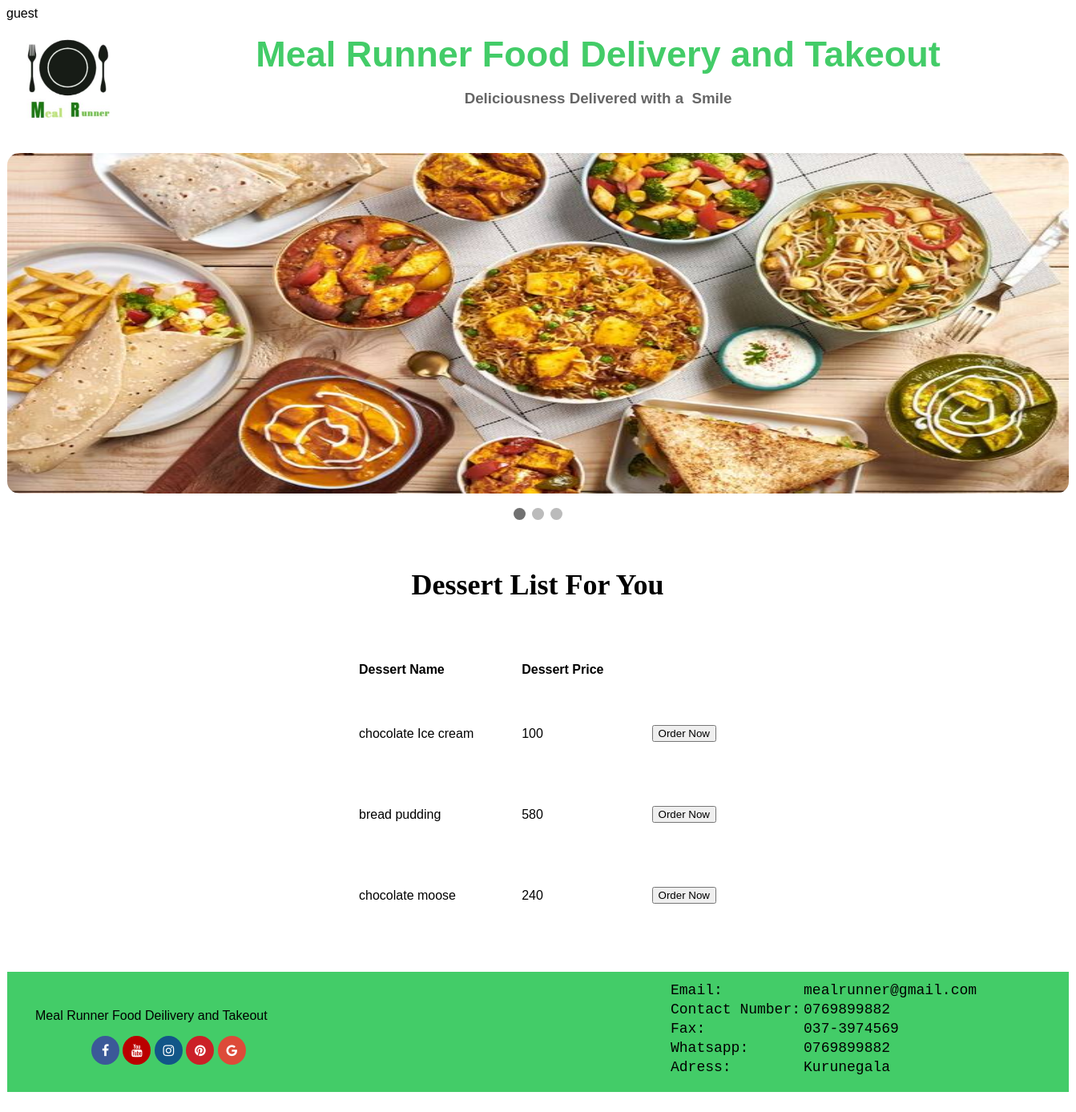
Screenshot of /customerdessert.php with the database file from the repository.
### tables this page shows
CREATE TABLE IF NOT EXISTS `dessert` (
  `Did` int(11) NOT NULL AUTO_INCREMENT,
  `Dname` varchar(50) NOT NULL,
  `Dprice` int(11) NOT NULL,
  PRIMARY KEY (`Did`)
);

### customerdessert.php (the view, shortened to what this page needs)
 <!DOCTYPE html PUBLIC "-//W3C//DTD XHTML 1.0 Transitional//EN" "http://www.w3.org/TR/xhtml1/DTD/xhtml1-transitional.dtd">
<html xmlns="http://www.w3.org/1999/xhtml">
<head><link rel="stylesheet" type="text/css" href="add.css"/>
<link rel="stylesheet" href="https://cdnjs.cloudflare.com/ajax/libs/font-awesome/4.7.0/css/font-awesome.min.css">
</head>
<body>
<?php
	echo isset($_SESSION['Usname'])? $_SESSION['Usname']:"guest";
?>
	<div id="mai">
			<div id="logo">
            <img src="Backgrounds/478d7088-b22f-49a9-96ae-3f4aa470643a.jpeg" class="lg">
            </div>
			<div id="mainh">
            	   <div class="mainhsub">
					<p ><h2 id="topic">Meal Runner Food Delivery and Takeout</h2><br><h3 id="subtop">Deliciousness Delivered with a 					Smile</h3></p>
				  </div>
			</div>
       <div class="slideshow-container2">
            <div class="mySlides2 fade2">
              <img class="im" src="user home photo/a69dd445cc32cc3ad5184861561c1559.jpg" >
            </div>
	</div>
<br>
    <div style="text-align:center">
      <span class="dot"></span>
      <span class="dot"></span>
      <span class="dot"></span>
    </div>
 <div id="contl">
            <h3 id="topp">Dessert List For You</h3>
            <div>
	<?php
	include"connect.php";
	$sql="SELECT * FROM dessert";
	$result=mysqli_query($conn,$sql);
	if(mysqli_num_rows($result)>0)
	{ echo'<table border="0" cellspacing="20" cellpadding="20" align="center">
	<tr>
		<td><b>Dessert Name</b></td>
		<td><b>Dessert Price</b></td>
	</tr>';
		while($row=mysqli_fetch_assoc($result))
		{
			 echo'<tr>'.'<td>'.$row['Dname'].'</td>'.'<td>'.$row['Dprice'].'</td>'.'<td><button onclick="location.href='."'dessertorder.php ? Id=".$row['Did']."'".'">Order Now</button></td>'.'<tr>';
		}
		echo'</table>';
	}
?>
            </div>
  </div>
		<div id="ftr">
        	<div id="lftftr">
            	<p class="tp">Meal Runner Food Deilivery and Takeout</p>
               <p align="left" class="sb">
                <a href="#" class="fa fa-facebook"></a>
                <a href="#" class="fa fa-youtube"></a>
                <a href="#" class="fa fa-instagram"></a>
                <a href="#" class="fa fa-pinterest"></a>
                <a href="#" class="fa fa-google"></a>
                </p>
            </div>
            <div id="rtftr">
				<table id="tbl">
                	<tr>
                    	<td>Email:</td>
                        <td>mealrunner@gmail.com</td>
                    </tr>
                    <tr>
                    	<td>Contact Number:</td>
                        <td>0769899882</td>
                    </tr>
                     <tr>
                    	<td>Fax:</td>
                        <td>037-3974569</td>
                    </tr>
                    <tr>
                    	<td>Whatsapp:</td>
                        <td>0769899882</td>
                    </tr>
                    <tr>
                    	<td>Adress:</td>
                        <td>Kurunegala</td>
                    </tr>
                </table>
            </div>
        </div>
        </div>
        </body>
        </html>

### add.css (style rules this page uses)
body { background-color:; }
#mai { width:1325px; height:auto; background-color:white; margin:auto; border-radius: 10px; padding:0px; }
#logo { width:150px; height:150px; float:left; background-color:gray; }
#mainh { width:1175px; height:150px; float:left; background-color:#FFF; margin:auto; margin-bottom:15px; border-radius: 10px; }
.mainhsub { width:1175px; height:120px; float:left; background-color:#fff; margin:auto; font-family:"Trebuchet MS", Arial, Helvetica, sans-serif; color:Black; border-radius: 10px; }
#topic { padding-top:0px; margin:0px; text-align:center; font-size:45px; color:#43cc68; }
#subtop { padding-top:0px; margin:0px; text-align:center; color:#666; }
* { box-sizing: border-box; }
body { font-family: Verdana, sans-serif; }
.mySlides2 { display: none; }
img { vertical-align: middle; }
.slideshow-container2 { max-width: 1325px; position: relative; margin: auto; }
.dot { height: 15px; width: 15px; margin: 0 2px; background-color: #bbb; border-radius: 50%; display: inline-block; transition: background-color 0.6s ease; }
.active { background-color: #717171; }
.fade2 { animation-name: fade; animation-duration: 1.5s; }
.im { width:1325px; height:425px; border-radius: 15px; }
#contl { width:1300px; height:auto; background-color:; margin-top:20px; margin-left:12px; float:left; }
#ftr { width:1325px; height:270px; background-color:#FFF; margin-top:25px; margin-bottom:25px; }
#lftftr { width:825px; height:150px; float:left; background-color:#43cc68; padding-top:30px; padding-left:35px; margin-top:25px; margin-bottom:25px; }
#rtftr { width:500px; height:150px; float:left; background-color:#43cc68; padding-top:10px; margin-top:25px; margin-bottom:25px; }
.fa { padding: 10px; font-size: 10px; width: 35px; text-align: center; text-decoration: none; border-radius: 50%; }
.fa-facebook { background: #3B5998; color: white; }
.fa-google { background: #dd4b39; color: white; }
.fa-youtube { background: #bb0000; color: white; }
.fa-instagram { background: #125688; color: white; }
.fa-pinterest { background: #cb2027; color: white; }
.tp { font-family:"Arial Black", Gadget, sans-serif; text-align:left; padding:0px; }
#tbl { text-align:justify; color:#000; font-family:"Courier New", Courier, monospace; font-size:18px; }
.sb { padding-left:70px; }
#topp { font-size:36px; font-family:"Times New Roman", Times, serif; text-align:center; }
.lg { width:150px; height:150px; }

### rows the page displays
dessert: Dname "chocolate Ice cream", Dprice "100"
dessert: Dname "bread pudding", Dprice "580"
dessert: Dname "chocolate moose", Dprice "240"
